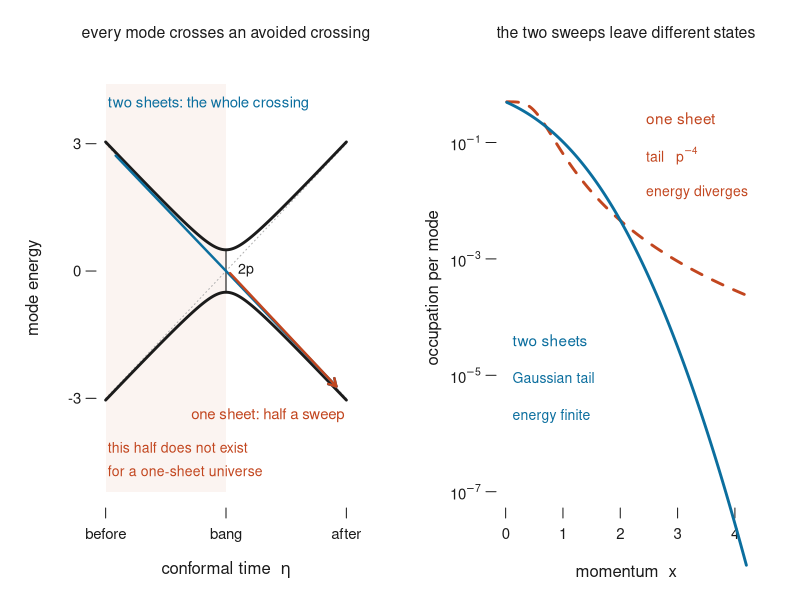
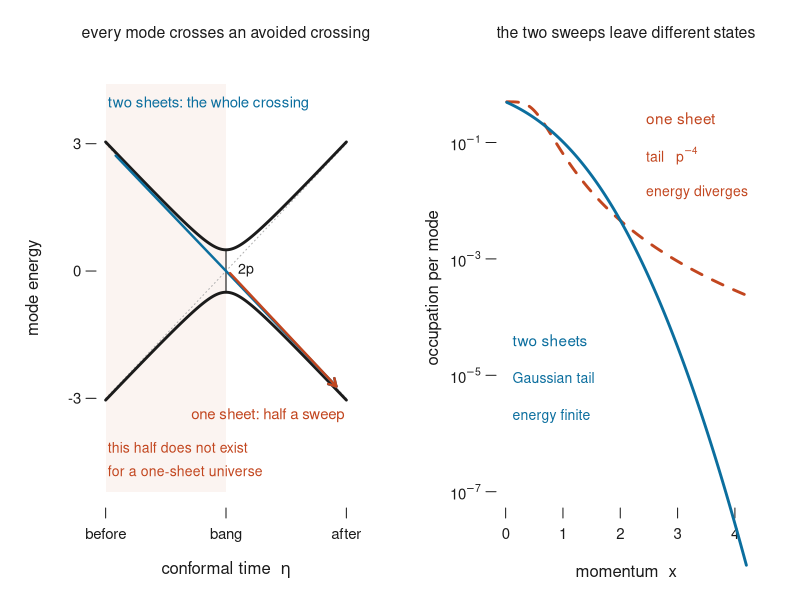

These figures' R source, in order:
# FIGURE: "The bang is an avoided crossing, and one sheet gets half of it."
# The paper's central mechanism, drawn so a skimming reader sees the argument in one look.
# Left : the two levels sweeping past one another, and which part of the sweep each cosmology has.
# Right: what each produces. Curves are closed forms, not fits.
#   two sheets (adopted): n = (1 - sqrt(1 - exp(-x^2)))/2   -> Gaussian tail, finite energy
#   one sheet  (bang-adiabatic): illustrative 1/2 / (1 + (x/a)^4) -> p^-4 tail, log-divergent energy
INK <- "#1b1b1b"; TWO <- "#0b6e9e"; ONE <- "#c2461f"; GREY <- "#b0b0b0"; WASH <- rgb(0.76,0.27,0.11,0.06)
draw <- function() {
  par(mfrow=c(1,2), mar=c(4.6,4.8,3.4,2.2), mgp=c(2.7,0.75,0), family="sans",
      cex.axis=0.90, cex.lab=1.00, col.axis=INK, col.lab=INK, fg=INK, xpd=NA)

  ## ---- panel 1: the crossing
  eta <- seq(-3,3,length.out=900); p <- 0.5
  Ep <- sqrt(eta^2+p^2)
  plot(NA, xlim=c(-3,3), ylim=c(-5.2,4.4), axes=FALSE,
       xlab=expression(paste("conformal time  ", eta)), ylab="mode energy")
  rect(-3, -5.2, 0, 4.4, col=WASH, border=NA)
  axis(1, at=c(-3,0,3), labels=c("before","bang","after"), lwd=0, lwd.ticks=1)
  axis(2, at=c(-3,0,3), las=1, lwd=0, lwd.ticks=1)
  lines(eta, eta, col=GREY, lty=3); lines(eta, -eta, col=GREY, lty=3)
  lines(eta, Ep, col=INK, lwd=2.8); lines(eta, -Ep, col=INK, lwd=2.8)
  segments(0,-p,0,p, col=INK, lwd=1.1)
  text(0.30, 0.02, "2p", cex=0.85, col=INK, adj=0)
  # sweeps
  arrows(-2.75, 2.72, 2.75, -2.72, col=TWO, lwd=2.4, length=0.085)
  arrows( 0.10,-0.05, 2.75, -2.72, col=ONE, lwd=2.4, length=0.085)
  # labels live in the empty bands beyond |E| = 3.04, never on a curve or an arrow
  text(-2.95, 3.95, "two sheets: the whole crossing", col=TWO, cex=0.90, adj=0)
  # the two red notes are on SEPARATE lines and on opposite sides, so neither can reach
  # the other: the left block ends near x=-0.6 and the right block starts near x=+0.7
  # three separate LINES, so width estimates cannot make them collide. The lower
  # hyperbola bottoms out at -3.04, so every one of these sits below the drawing.
  text( 2.95,-3.40, "one sheet: half a sweep", col=ONE, cex=0.90, adj=1)
  text(-2.95,-4.15, "this half does not exist", col=ONE, cex=0.84, adj=0)
  text(-2.95,-4.72, "for a one-sheet universe", col=ONE, cex=0.84, adj=0)
  mtext("every mode crosses an avoided crossing", side=3, line=1.3, cex=0.95, col=INK)

  ## ---- panel 2: the two outcomes
  x <- seq(0.02, 4.2, length.out=900)
  n_two <- (1-sqrt(1-exp(-x^2)))/2
  n_one <- 0.5/(1+(x/0.62)^4)
  plot(NA, xlim=c(0,4.2), ylim=c(1e-7,1), log="y", axes=FALSE,
       xlab=expression(paste("momentum  ", x)), ylab="occupation per mode")
  axis(1, at=0:4, lwd=0, lwd.ticks=1)
  axis(2, at=10^c(-7,-5,-3,-1), labels=expression(10^-7,10^-5,10^-3,10^-1), las=1,
       lwd=0, lwd.ticks=1)
  lines(x, n_one, col=ONE, lwd=2.8, lty=2)
  lines(x, n_two, col=TWO, lwd=2.8)
  # the red curve at x=2.6 is 1.4e-3 and the blue 3e-4, so this group sits well above both
  text(2.45, 2.6e-1, "one sheet", col=ONE, cex=0.92, adj=0)
  text(2.45, 6.0e-2, expression(paste("tail ", ~~ p^-4)), col=ONE, cex=0.84, adj=0)
  text(2.45, 1.4e-2, "energy diverges", col=ONE, cex=0.84, adj=0)
  # and this one far below both, where nothing is drawn
  text(0.12, 4.0e-5, "two sheets", col=TWO, cex=0.92, adj=0)
  text(0.12, 9.0e-6, "Gaussian tail", col=TWO, cex=0.84, adj=0)
  text(0.12, 2.0e-6, "energy finite", col=TWO, cex=0.84, adj=0)
  mtext("the two sweeps leave different states", side=3, line=1.3, cex=0.95, col=INK)
}
dir.create("pub/paper2/figs", showWarnings=FALSE)
pdf("pub/paper2/figs/fig_crossing.pdf", width=6.5, height=3.45); draw(); dev.off()
png("pub/paper2/figs/fig_crossing.png", width=1950, height=1035, res=300); draw(); dev.off()
cat("wrote fig_crossing.{pdf,png}\n")
